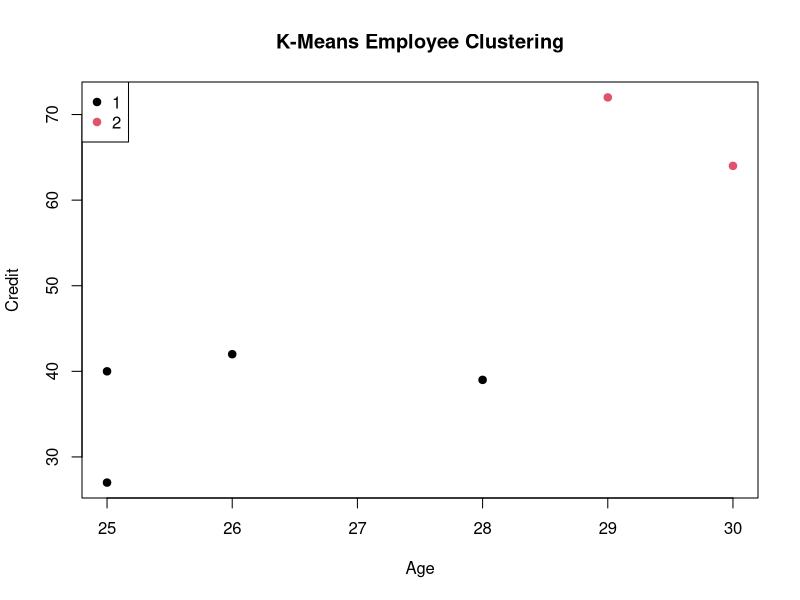

This figure's R source:
employee <- data.frame(
  EmployeeID = c(111,222,333,444,555,666),
  Gender = c("Male","Male","Female","Female","Female","Male"),
  Age = c(28,25,26,25,30,29),
  Salary = c(150000,150000,160000,160000,170000,200000),
  Credit = c(39,27,42,40,64,72)
)

print(employee)

# Use numerical attributes
data <- employee[, c("Age", "Salary", "Credit")]

# Standardization
data_scaled <- scale(data)

# K-Means
set.seed(123)
model <- kmeans(data_scaled, centers = 2, nstart = 25)

employee$Cluster <- model$cluster

print(employee)

# Cluster centers
print(model$centers)

# Plot Age vs Credit
plot(employee$Age,
     employee$Credit,
     col = employee$Cluster,
     pch = 19,
     xlab = "Age",
     ylab = "Credit",
     main = "K-Means Employee Clustering")

legend("topleft",
       legend = unique(employee$Cluster),
       col = unique(employee$Cluster),
       pch = 19)
